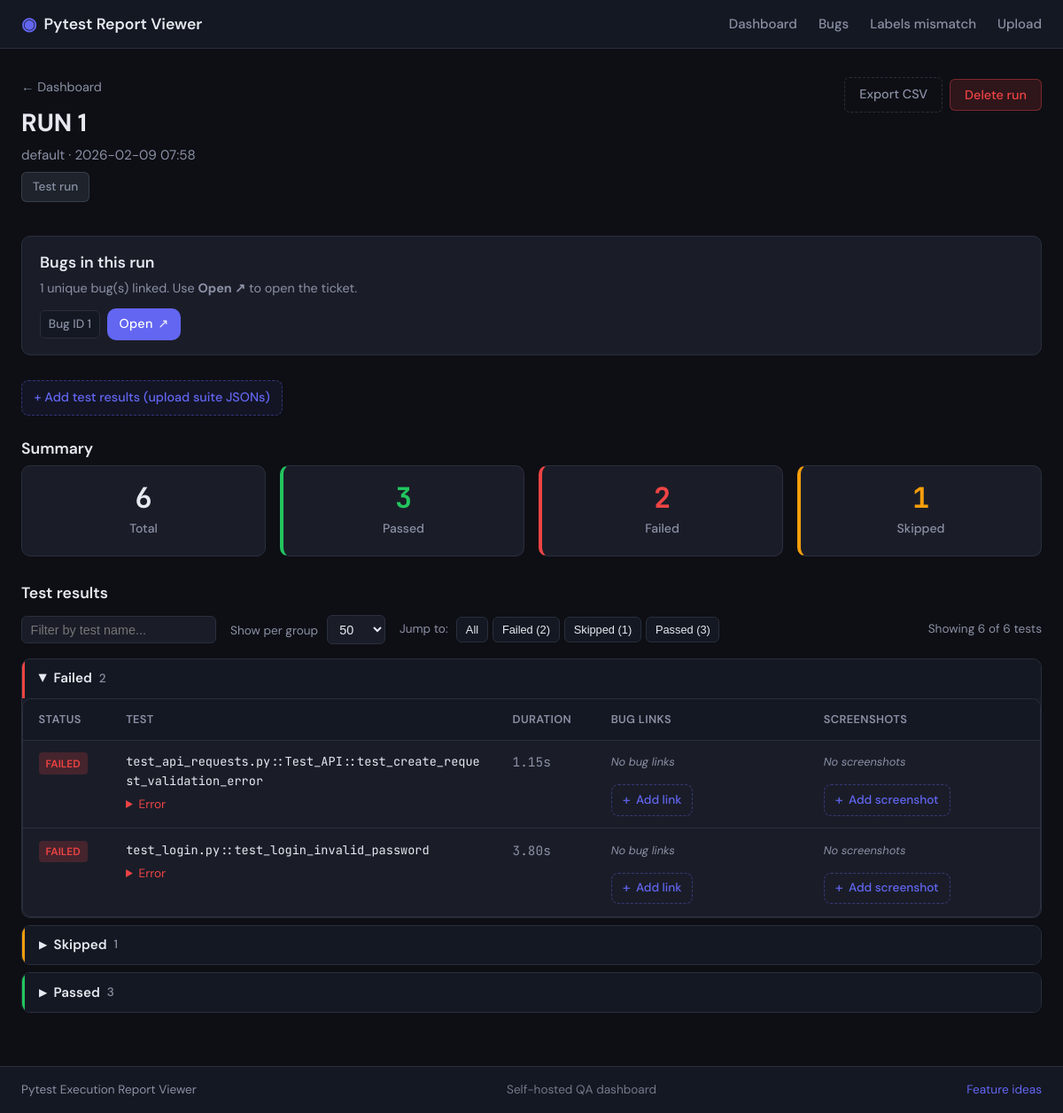
/runs/1, run on an earlier commit of the app's database.
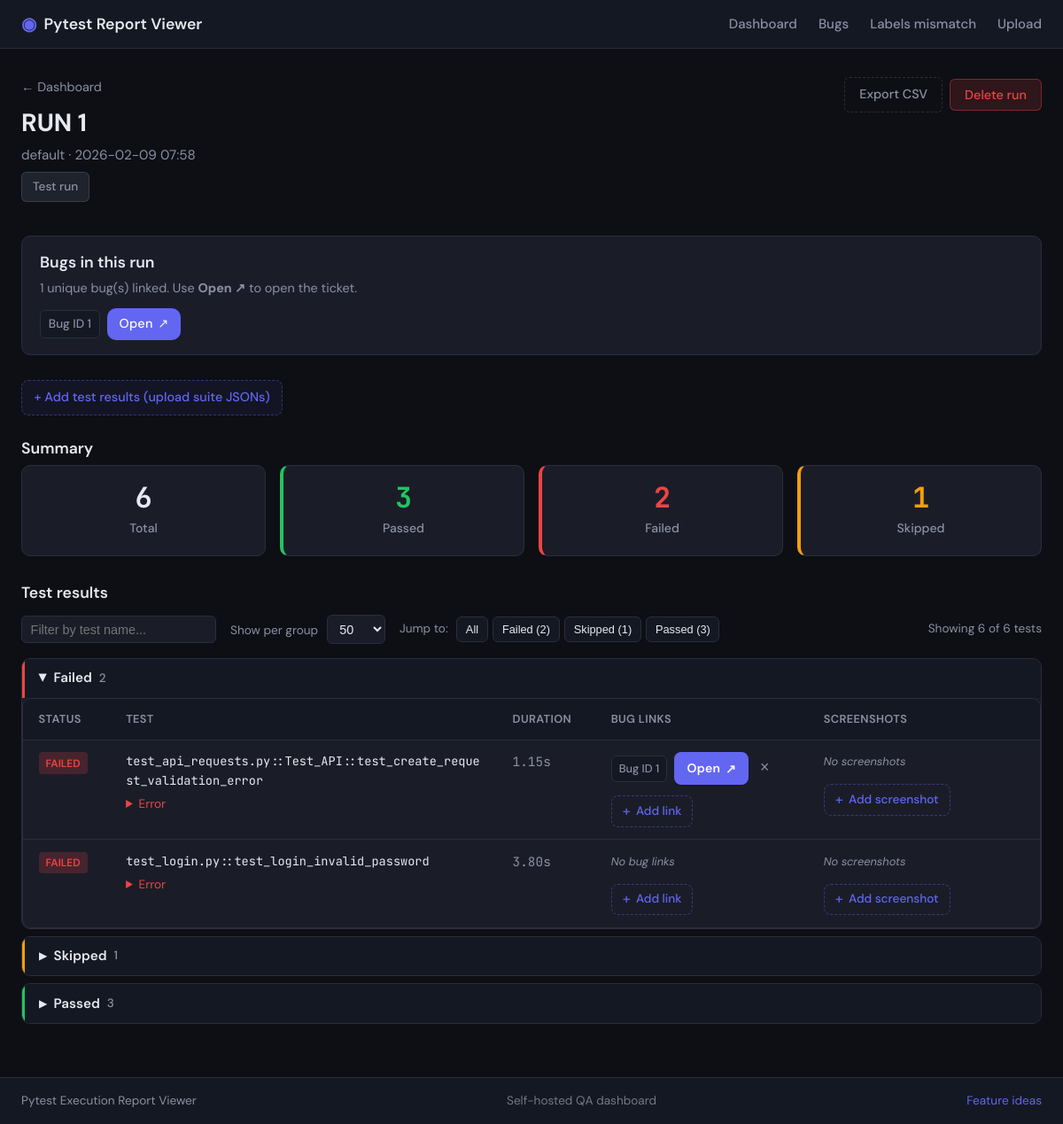
And on a later commit of the database.
### app/models.py (models this page shows, shortened)
class TestBugLink(Base):
    __tablename__ = "test_bug_links"
    id = Column(Integer, primary_key=True, index=True)
    test_result_id = Column(
        Integer, ForeignKey("test_results.id", ondelete="CASCADE"), nullable=False
    )
    label = Column(String(255), nullable=False)
    url = Column(String(1024), nullable=False)
    created_at = Column(DateTime, default=datetime.utcnow)
    test_result = relationship("TestResult", back_populates="bug_links")

class TestResult(Base):
    __tablename__ = "test_results"
    id = Column(Integer, primary_key=True, index=True)
    run_id = Column(Integer, ForeignKey("test_runs.id", ondelete="CASCADE"), nullable=False)
    nodeid = Column(String(512), nullable=False, index=True)
    status = Column(String(32), nullable=False)  # passed, failed, skipped
    duration = Column(Float, default=0.0)
    error_message = Column(Text, nullable=True)
    bug_link = Column(String(1024), nullable=True)  # legacy single link; prefer bug_links
    run = relationship("TestRun", back_populates="results")
    screenshots = relationship(
        "TestScreenshot", back_populates="test_result", cascade="all, delete-orphan"
    )
    bug_links = relationship(
        "TestBugLink", back_populates="test_result", cascade="all, delete-orphan"
    )

### app/main.py (the view)
@app.get("/runs/{run_id}", response_class=HTMLResponse)
def run_detail(
    request: Request,
    run_id: int,
    added: Optional[int] = None,
    db: Session = Depends(get_db),
):
    run = crud.get_run(db, run_id)
    if not run:
        raise HTTPException(404, "Run not found")
    results = crud.get_results_by_run(db, run_id)
    for r in results:
        r.screenshot_list = crud.get_screenshots_for_result(db, r.id)
        db_links = crud.get_bug_links(db, r.id)
        if r.bug_link and not any(bl.url == r.bug_link for bl in db_links):
            r.bug_links_list = [{"id": None, "label": "Bug link", "url": r.bug_link}] + [
                {"id": bl.id, "label": bl.label, "url": bl.url} for bl in db_links
            ]
        else:
            r.bug_links_list = [{"id": bl.id, "label": bl.label, "url": bl.url} for bl in db_links]
    unique_bugs_run = crud.get_unique_bugs_for_run(db, run_id)
    seen_urls = {b["url"] for b in unique_bugs_run}
    for r in results:
        if r.bug_link and r.bug_link.strip() and r.bug_link not in seen_urls:
            unique_bugs_run.append({"url": r.bug_link, "label": "Bug link", "test_count": 1})
            seen_urls.add(r.bug_link)
    from app.comparison_parser import is_comparison_run, parse_comparison_data
    comparison_data = None
    if is_comparison_run(results):
        comparison_data = parse_comparison_data(results)
        if comparison_data:
            return templates.TemplateResponse(
                "run_detail_comparison.html",
                {
                    "request": request,
                    "run": run,
                    "results": results,
                    "unique_bugs_run": unique_bugs_run,
                    "added": added,
                    "comparison_data": comparison_data,
                },
            )
    return templates.TemplateResponse(
        "run_detail.html",
        {
            "request": request,
            "run": run,
            "results": results,
            "unique_bugs_run": unique_bugs_run,
            "added": added,
        },
    )

### app/templates/run_detail.html (shortened to what the changed rows need)
{% extends "base.html" %}
{% block content %}
{% set unique_bugs_run = unique_bugs_run if unique_bugs_run is defined else [] %}
{% if unique_bugs_run %}
<section class="run-detail-section run-bugs-summary-card">
    <h2 class="section-title">Bugs in this run</h2>
    <div class="run-bugs-summary">
        {% for b in unique_bugs_run %}
        <span class="bug-summary-item">
            <span class="bug-summary-label">{{ b.label }}</span>
            <a href="{{ b.url }}" target="_blank" rel="noopener" class="bug-open-btn" title="Open {{ b.url }}">
                <span class="bug-open-btn-text">Open</span>
                <span class="bug-open-btn-icon" aria-hidden="true">↗</span>
            </a>
        </span>
        {% endfor %}
    </div>
</section>
{% endif %}
{% set passed = results | selectattr('status', 'equalto', 'passed') | list %}
{% set failed = results | selectattr('status', 'equalto', 'failed') | list %}
{% set skipped = results | selectattr('status', 'equalto', 'skipped') | list %}
<section class="run-detail-section run-stats-section">
    <h2 class="section-title">Summary</h2>
</section>
{% macro result_row(r) %}
<tr id="result-{{ r.id }}" class="result-row status-{{ r.status }}">
    <td><span class="badge badge-{{ r.status }}">{{ r.status }}</span></td>
    <td class="cell-nodeid">
        <span class="nodeid">{{ r.nodeid }}</span>
        {% if r.error_message %}
        <details class="error-details">
            <summary>Error</summary>
        </details>
        {% endif %}
    </td>
    <td class="cell-duration">{{ "%.2f" | format(r.duration) }}s</td>
    <td class="cell-bug">
        {% set links = r.bug_links_list if r.bug_links_list is defined else [] %}
        <div class="bug-links-cell">
            <div class="links-section">
                {% if links %}
                <ul class="bug-links-list">
                    {% for link in links %}
                    <li class="bug-link-item">
                        <span class="bug-link-label-chip">{{ link.label }}</span>
                        <a href="{{ link.url }}" target="_blank" rel="noopener" class="bug-link-open-btn" title="Open {{ link.url }}">
                            <span class="bug-link-open-text">Open</span>
                            <span class="bug-link-open-icon" aria-hidden="true">↗</span>
                        </a>
                        {% if link.id %}
                        <form action="{{ request.url_for('delete_bug_link', run_id=run.id, result_id=r.id, link_id=link.id) }}" method="post" class="bug-link-delete-form">
                            <button type="submit" class="btn-icon btn-icon-ghost" title="Remove link" aria-label="Remove">×</button>
                        </form>
                        {% endif %}
                    </li>
                    {% endfor %}
                </ul>
                {% else %}
                <span class="empty-hint">No bug links</span>
                {% endif %}
            </div>
            <details class="add-link-details">
                <summary class="add-link-summary"><span class="add-trigger-icon">+</span> Add link</summary>
            </details>
        </div>
    </td>
    <td class="cell-screenshots">
        {% set screenshot_list = r.screenshot_list if r.screenshot_list is defined else [] %}
        <div class="screenshots-cell">
            <div class="screenshot-section">
                {% if screenshot_list %}
                <div class="screenshot-gallery">
                    {% for ss in screenshot_list %}
                    <div class="screenshot-item">
                        <a href="/uploads/{{ ss.file_path }}" target="_blank" rel="noopener" class="screenshot-thumb-link" title="Open full size">
                            <img src="/uploads/{{ ss.file_path }}" alt="{{ ss.name or 'Screenshot' }}">
                        </a>
                        <span class="screenshot-name">{{ ss.name or 'Screenshot' }}</span>
                        <form action="{{ request.url_for('delete_screenshot', run_id=run.id, result_id=r.id, screenshot_id=ss.id) }}" method="post" class="screenshot-delete-form">
                            <button type="submit" class="btn-icon btn-icon-sm" title="Remove screenshot" aria-label="Remove">×</button>
                        </form>
                    </div>
                    {% endfor %}
                </div>
                {% else %}
                <span class="empty-hint">No screenshots</span>
                {% endif %}
            </div>
            <details class="add-screenshot-details">
                <summary class="add-screenshot-summary"><span class="add-trigger-icon">+</span> Add screenshot</summary>
            </details>
        </div>
    </td>
</tr>
{% endmacro %}
<section class="run-detail-section run-results-section">
    <h2 class="section-title">Test results</h2>
    <div class="results-by-status">
        {% if failed %}
        <details class="results-group results-group-failed" open>
            <div class="results-table-wrap">
                <table class="results-table">
                    <thead><tr><th>Status</th><th>Test</th><th>Duration</th><th>Bug links</th><th>Screenshots</th></tr></thead>
                    <tbody>{% for r in failed %}{{ result_row(r) }}{% endfor %}</tbody>
                </table>
            </div>
        </details>
        {% endif %}
    </div>
</section>
{% endblock %}

What changed in the data, as far as the page shows it:
shown differently, row unchanged: TestResult "test_api_requests.py::Test_API::test_create_request_validation_error": no longer shows "No bug links"
added TestBugLink: label "Bug ID 1", shown under TestResult "test_api_requests.py::Test_API::test_create_request_validation_error"
